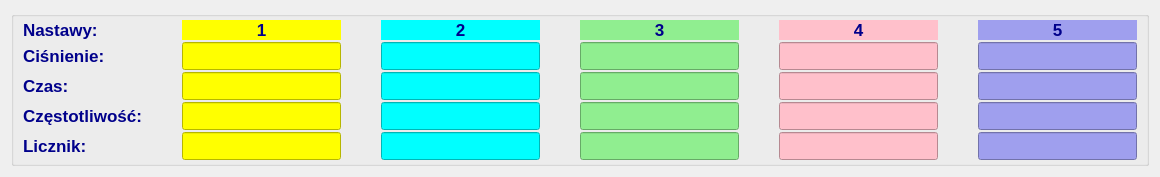
     <widget class="QWidget" name="tab">
      <attribute name="title">
       <string>Nastawy</string>
      </attribute>
      <layout class="QGridLayout" name="gridLayout_2">
       <item row="0" column="0">
        <widget class="QGroupBox" name="groupBox_3">
         <property name="font">
          <font>
           <pointsize>12</pointsize>
           <weight>75</weight>
           <bold>true</bold>
          </font>
         </property>
         <property name="styleSheet">
          <string notr="true">color: darkBlue;</string>
         </property>
         <layout class="QGridLayout" name="gridLayout_5">
          <property name="topMargin">
           <number>3</number>
          </property>
          <property name="bottomMargin">
           <number>3</number>
          </property>
          <property name="horizontalSpacing">
           <number>40</number>
          </property>
          <property name="verticalSpacing">
           <number>2</number>
          </property>
          <item row="3" column="1">
           <widget class="QLineEdit" name="editl1u2">
            <property name="font">
             <font>
              <pointsize>13</pointsize>
              <weight>75</weight>
              <bold>true</bold>
             </font>
            </property>
            <property name="styleSheet">
             <string notr="true">background-color: yellow;
color: darkBlue;</string>
            </property>
            <property name="alignment">
             <set>Qt::AlignCenter</set>
            </property>
            <property name="readOnly">
             <bool>true</bool>
            </property>
           </widget>
          </item>
          <item row="5" column="2">
           <widget class="QLineEdit" name="editl2u4">
            <property name="font">
             <font>
              <pointsize>13</pointsize>
              <weight>75</weight>
              <bold>true</bold>
             </font>
            </property>
            <property name="styleSheet">
             <string notr="true">background-color: cyan;
color: darkBlue;</string>
            </property>
            <property name="alignment">
             <set>Qt::AlignCenter</set>
            </property>
            <property name="readOnly">
             <bool>true</bool>
            </property>
           </widget>
          </item>
          <item row="4" column="0">
           <widget class="QLabel" name="label_3">
            <property name="font">
             <font>
              <pointsize>13</pointsize>
              <weight>75</weight>
              <bold>true</bold>
             </font>
            </property>
            <property name="styleSheet">
             <string notr="true">color: darkBlue;</string>
            </property>
            <property name="text">
             <string>Częstotliwość:</string>
            </property>
           </widget>
          </item>
          <item row="0" column="2">
           <widget class="QLabel" name="label_9">
            <property name="sizePolicy">
             <sizepolicy hsizetype="Preferred" vsizetype="Fixed">
              <horstretch>0</horstretch>
              <verstretch>0</verstretch>
             </sizepolicy>
            </property>
            <property name="font">
             <font>
              <pointsize>13</pointsize>
              <weight>75</weight>
              <bold>true</bold>
             </font>
            </property>
            <property name="styleSheet">
             <string notr="true">background-color: cyan;
color: darkBlue;</string>
            </property>
            <property name="text">
             <string>2</string>
            </property>
            <property name="alignment">
             <set>Qt::AlignCenter</set>
            </property>
           </widget>
          </item>
          <item row="5" column="3">
           <widget class="QLineEdit" name="editl3u4">
            <property name="font">
             <font>
              <pointsize>13</pointsize>
              <weight>75</weight>
              <bold>true</bold>
             </font>
            </property>
            <property name="styleSheet">
             <string notr="true">background-color: lightGreen;
color: darkBlue;</string>
            </property>
            <property name="alignment">
             <set>Qt::AlignCenter</set>
            </property>
            <property name="readOnly">
             <bool>true</bool>
            </property>
           </widget>
          </item>
          <item row="0" column="3">
           <widget class="QLabel" name="label_10">
            <property name="sizePolicy">
             <sizepolicy hsizetype="Preferred" vsizetype="Fixed">
              <horstretch>0</horstretch>
              <verstretch>0</verstretch>
             </sizepolicy>
            </property>
            <property name="font">
             <font>
              <pointsize>13</pointsize>
              <weight>75</weight>
              <bold>true</bold>
             </font>
            </property>
            <property name="styleSheet">
             <string notr="true">background-color: lightGreen;
color: darkBlue;</string>
            </property>
            <property name="text">
             <string>3</string>
            </property>
            <property name="alignment">
             <set>Qt::AlignCenter</set>
            </property>
           </widget>
          </item>
          <item row="0" column="5">
           <widget class="QLabel" name="label_13">
            <property name="sizePolicy">
             <sizepolicy hsizetype="Preferred" vsizetype="Fixed">
              <horstretch>0</horstretch>
              <verstretch>0</verstretch>
             </sizepolicy>
            </property>
            <property name="font">
             <font>
              <pointsize>13</pointsize>
              <weight>75</weight>
              <bold>true</bold>
             </font>
            </property>
            <property name="styleSheet">
             <string notr="true">background-color: rgb(159, 159, 238);
color: darkBlue;</string>
            </property>
            <property name="text">
             <string>5</string>
            </property>
            <property name="alignment">
             <set>Qt::AlignCenter</set>
            </property>
           </widget>
          </item>
          <item row="1" column="0">
           <widget class="QLabel" name="label">
            <property name="font">
             <font>
              <pointsize>13</pointsize>
              <weight>75</weight>
              <bold>true</bold>
             </font>
            </property>
            <property name="styleSheet">
             <string notr="true">color: darkBlue;</string>
            </property>
            <property name="text">
             <string>Ciśnienie:</string>
            </property>
           </widget>
          </item>
          <item row="1" column="3">
           <widget class="QLineEdit" name="editl3u1">
            <property name="font">
             <font>
              <pointsize>13</pointsize>
              <weight>75</weight>
              <bold>true</bold>
             </font>
            </property>
            <property name="styleSheet">
             <string notr="true">background-color: lightGreen;
color: darkBlue;</string>
            </property>
            <property name="alignment">
             <set>Qt::AlignCenter</set>
            </property>
            <property name="readOnly">
             <bool>true</bool>
            </property>
           </widget>
          </item>
          <item row="3" column="2">
           <widget class="QLineEdit" name="editl2u2">
            <property name="font">
             <font>
              <pointsize>13</pointsize>
              <weight>75</weight>
              <bold>true</bold>
             </font>
            </property>
            <property name="styleSheet">
             <string notr="true">background-color: cyan;
color: darkBlue;</string>
            </property>
            <property name="alignment">
             <set>Qt::AlignCenter</set>
            </property>
            <property name="readOnly">
             <bool>true</bool>
            </property>
           </widget>
          </item>
          <item row="0" column="1">
           <widget class="QLabel" name="label_7">
            <property name="sizePolicy">
             <sizepolicy hsizetype="Preferred" vsizetype="Fixed">
              <horstretch>0</horstretch>
              <verstretch>0</verstretch>
             </sizepolicy>
            </property>
            <property name="font">
             <font>
              <pointsize>13</pointsize>
              <weight>75</weight>
              <bold>true</bold>
             </font>
            </property>
            <property name="styleSheet">
             <string notr="true">background-color: yellow;
color: darkBlue;</string>
            </property>
            <property name="text">
             <string>1</string>
            </property>
            <property name="alignment">
             <set>Qt::AlignCenter</set>
            </property>
           </widget>
          </item>
          <item row="3" column="3">
           <widget class="QLineEdit" name="editl3u2">
            <property name="font">
             <font>
              <pointsize>13</pointsize>
              <weight>75</weight>
              <bold>true</bold>
             </font>
            </property>
            <property name="styleSheet">
             <string notr="true">background-color: lightGreen;
color: darkBlue;</string>
            </property>
            <property name="alignment">
             <set>Qt::AlignCenter</set>
            </property>
            <property name="readOnly">
             <bool>true</bool>
            </property>
           </widget>
          </item>
          <item row="5" column="1">
           <widget class="QLineEdit" name="editl1u4">
            <property name="font">
             <font>
              <pointsize>13</pointsize>
              <weight>75</weight>
              <bold>true</bold>
             </font>
            </property>
            <property name="styleSheet">
             <string notr="true">background-color: yellow;
color: darkBlue;</string>
            </property>
            <property name="alignment">
             <set>Qt::AlignCenter</set>
            </property>
            <property name="readOnly">
             <bool>true</bool>
            </property>
           </widget>
          </item>
          <item row="1" column="5">
           <widget class="QLineEdit" name="editl5u1">
            <property name="font">
             <font>
              <pointsize>13</pointsize>
              <weight>75</weight>
              <bold>true</bold>
             </font>
            </property>
            <property name="styleSheet">
             <string notr="true">background-color: rgb(159, 159, 238);
color: darkBlue;</string>
            </property>
            <property name="alignment">
             <set>Qt::AlignCenter</set>
            </property>
            <property name="readOnly">
             <bool>true</bool>
            </property>
           </widget>
          </item>
          <item row="1" column="2">
           <widget class="QLineEdit" name="editl2u1">
            <property name="font">
             <font>
              <pointsize>13</pointsize>
              <weight>75</weight>
              <bold>true</bold>
             </font>
            </property>
            <property name="styleSheet">
             <string notr="true">background-color: cyan;
color: darkBlue;</string>
            </property>
            <property name="alignment">
             <set>Qt::AlignCenter</set>
            </property>
            <property name="readOnly">
             <bool>true</bool>
            </property>
           </widget>
          </item>
          <item row="5" column="4">
           <widget class="QLineEdit" name="editl4u4">
            <property name="font">
             <font>
              <pointsize>13</pointsize>
              <weight>75</weight>
              <bold>true</bold>
             </font>
            </property>
            <property name="styleSheet">
             <string notr="true">background-color: pink;
color: darkBlue;</string>
            </property>
            <property name="alignment">
             <set>Qt::AlignCenter</set>
            </property>
            <property name="readOnly">
             <bool>true</bool>
            </property>
           </widget>
          </item>
          <item row="1" column="1">
           <widget class="QLineEdit" name="editl1u1">
            <property name="font">
             <font>
              <pointsize>13</pointsize>
              <weight>75</weight>
              <bold>true</bold>
             </font>
            </property>
            <property name="styleSheet">
             <string notr="true">background-color: yellow;
color: darkBlue;</string>
            </property>
            <property name="alignment">
             <set>Qt::AlignCenter</set>
            </property>
            <property name="readOnly">
             <bool>true</bool>
            </property>
           </widget>
          </item>
          <item row="0" column="0">
           <widget class="QLabel" name="label_14">
            <property name="font">
             <font>
              <pointsize>13</pointsize>
              <weight>75</weight>
              <bold>true</bold>
             </font>
            </property>
            <property name="styleSheet">
             <string notr="true">color: darkBlue;</string>
            </property>
            <property name="text">
             <string>Nastawy:</string>
            </property>
           </widget>
          </item>
          <item row="4" column="3">
           <widget class="QLineEdit" name="editl3u3">
            <property name="font">
             <font>
              <pointsize>13</pointsize>
              <weight>75</weight>
              <bold>true</bold>
             </font>
            </property>
            <property name="styleSheet">
             <string notr="true">background-color: lightGreen;
color: darkBlue;</string>
            </property>
            <property name="alignment">
             <set>Qt::AlignCenter</set>
            </property>
            <property name="readOnly">
             <bool>true</bool>
            </property>
           </widget>
          </item>
          <item row="4" column="2">
           <widget class="QLineEdit" name="editl2u3">
            <property name="font">
             <font>
              <pointsize>13</pointsize>
              <weight>75</weight>
              <bold>true</bold>
             </font>
            </property>
            <property name="styleSheet">
             <string notr="true">background-color: cyan;
color: darkBlue;</string>
            </property>
            <property name="alignment">
             <set>Qt::AlignCenter</set>
            </property>
            <property name="readOnly">
             <bool>true</bool>
            </property>
           </widget>
          </item>
          <item row="3" column="0">
           <widget class="QLabel" name="label_2">
            <property name="font">
             <font>
              <pointsize>13</pointsize>
              <weight>75</weight>
              <bold>true</bold>
             </font>
            </property>
            <property name="styleSheet">
             <string notr="true">color: darkBlue;</string>
            </property>
            <property name="text">
             <string>Czas:</string>
            </property>
           </widget>
          </item>
          <item row="4" column="4">
           <widget class="QLineEdit" name="editl4u3">
            <property name="font">
             <font>
              <pointsize>13</pointsize>
              <weight>75</weight>
              <bold>true</bold>
             </font>
            </property>
            <property name="styleSheet">
             <string notr="true">background-color: pink;
color: darkBlue;</string>
            </property>
            <property name="alignment">
             <set>Qt::AlignCenter</set>
            </property>
            <property name="readOnly">
             <bool>true</bool>
            </property>
           </widget>
          </item>
          <item row="1" column="4">
           <widget class="QLineEdit" name="editl4u1">
            <property name="font">
             <font>
              <pointsize>13</pointsize>
              <weight>75</weight>
              <bold>true</bold>
             </font>
            </property>
            <property name="styleSheet">
             <string notr="true">background-color: pink;
color: darkBlue;</string>
            </property>
            <property name="alignment">
             <set>Qt::AlignCenter</set>
            </property>
            <property name="readOnly">
             <bool>true</bool>
            </property>
           </widget>
          </item>
          <item row="4" column="1">
           <widget class="QLineEdit" name="editl1u3">
            <property name="font">
             <font>
              <pointsize>13</pointsize>
              <weight>75</weight>
              <bold>true</bold>
             </font>
            </property>
            <property name="styleSheet">
             <string notr="true">background-color: yellow;
color: darkBlue;</string>
            </property>
            <property name="alignment">
             <set>Qt::AlignCenter</set>
            </property>
            <property name="readOnly">
             <bool>true</bool>
            </property>
           </widget>
          </item>
          <item row="3" column="4">
           <widget class="QLineEdit" name="editl4u2">
            <property name="font">
             <font>
              <pointsize>13</pointsize>
              <weight>75</weight>
              <bold>true</bold>
             </font>
            </property>
            <property name="styleSheet">
             <string notr="true">background-color: pink;
color: darkBlue;</string>
            </property>
            <property name="alignment">
             <set>Qt::AlignCenter</set>
            </property>
            <property name="readOnly">
             <bool>true</bool>
            </property>
           </widget>
          </item>
          <item row="5" column="5">
           <widget class="QLineEdit" name="editl5u4">
            <property name="font">
             <font>
              <pointsize>13</pointsize>
              <weight>75</weight>
              <bold>true</bold>
             </font>
            </property>
            <property name="styleSheet">
             <string notr="true">background-color: rgb(159, 159, 238);
color: darkBlue;</string>
            </property>
            <property name="alignment">
             <set>Qt::AlignCenter</set>
            </property>
            <property name="readOnly">
             <bool>true</bool>
            </property>
           </widget>
          </item>
          <item row="3" column="5">
           <widget class="QLineEdit" name="editl5u2">
            <property name="font">
             <font>
              <pointsize>13</pointsize>
              <weight>75</weight>
              <bold>true</bold>
             </font>
            </property>
            <property name="styleSheet">
             <string notr="true">background-color: rgb(159, 159, 238);
color: darkBlue;</string>
            </property>
            <property name="alignment">
             <set>Qt::AlignCenter</set>
            </property>
            <property name="readOnly">
             <bool>true</bool>
            </property>
           </widget>
          </item>
          <item row="0" column="4">
           <widget class="QLabel" name="label_11">
            <property name="sizePolicy">
             <sizepolicy hsizetype="Preferred" vsizetype="Fixed">
              <horstretch>0</horstretch>
              <verstretch>0</verstretch>
             </sizepolicy>
            </property>
            <property name="font">
             <font>
              <pointsize>13</pointsize>
              <weight>75</weight>
              <bold>true</bold>
             </font>
            </property>
            <property name="styleSheet">
             <string notr="true">background-color: pink;
color: darkBlue;</string>
            </property>
            <property name="text">
             <string>4</string>
            </property>
            <property name="alignment">
             <set>Qt::AlignCenter</set>
            </property>
           </widget>
          </item>
          <item row="4" column="5">
           <widget class="QLineEdit" name="editl5u3">
            <property name="font">
             <font>
              <pointsize>13</pointsize>
              <weight>75</weight>
              <bold>true</bold>
             </font>
            </property>
            <property name="styleSheet">
             <string notr="true">background-color: rgb(159, 159, 238);
color: darkBlue;</string>
            </property>
            <property name="alignment">
             <set>Qt::AlignCenter</set>
            </property>
            <property name="readOnly">
             <bool>true</bool>
            </property>
           </widget>
          </item>
          <item row="5" column="0">
           <widget class="QLabel" name="label_4">
            <property name="font">
             <font>
              <pointsize>13</pointsize>
              <weight>75</weight>
              <bold>true</bold>
             </font>
            </property>
            <property name="styleSheet">
             <string notr="true">color: darkBlue;</string>
            </property>
            <property name="text">
             <string>Licznik:</string>
            </property>
           </widget>
          </item>
         </layout>
        </widget>
       </item>
      </layout>
     </widget>
